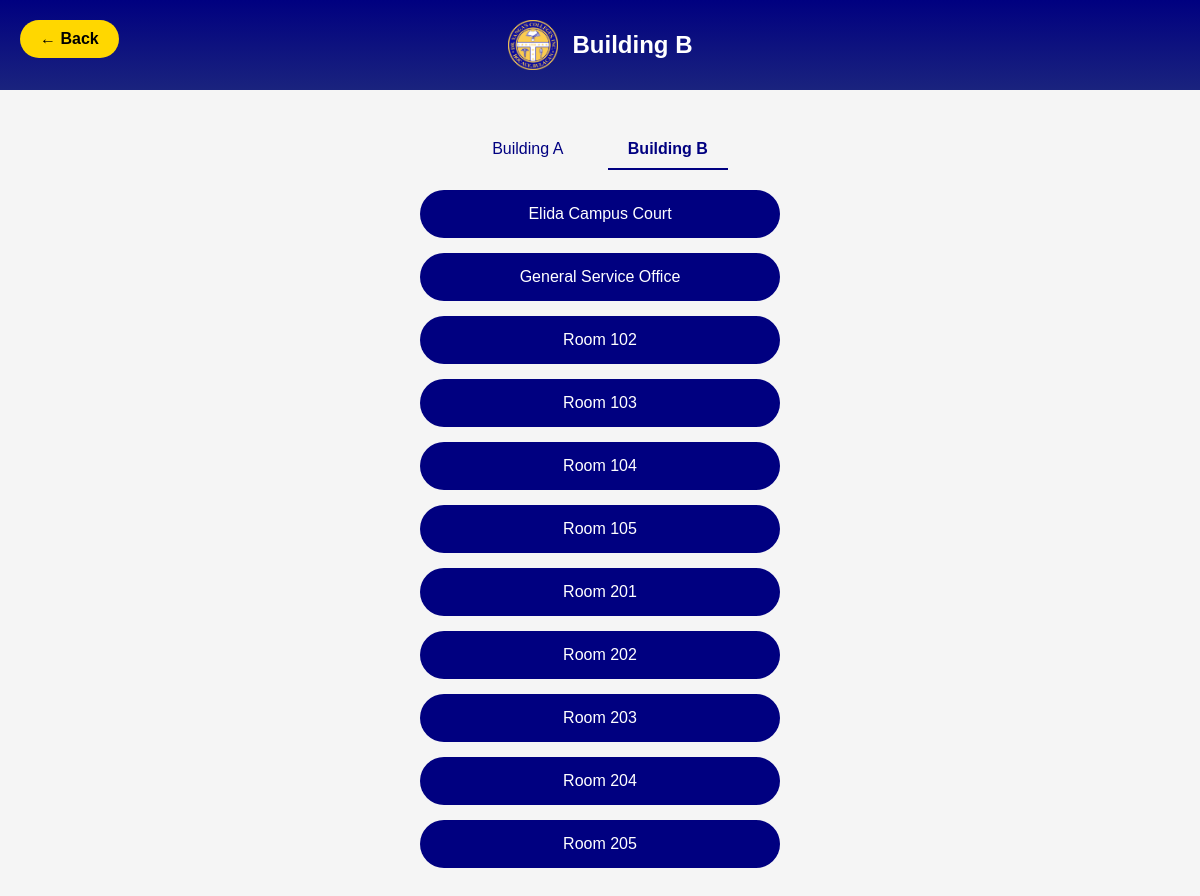
/view_buildings.php?building_id=2, run on the app's committed database.
### tables this page shows
CREATE TABLE IF NOT EXISTS buildings (
    id INT AUTO_INCREMENT PRIMARY KEY,
    name VARCHAR(100) NOT NULL,
    floor VARCHAR(50) NOT NULL,
    description TEXT,
    image_url VARCHAR(255),
    created_at TIMESTAMP DEFAULT CURRENT_TIMESTAMP
);

CREATE TABLE IF NOT EXISTS rooms (
    id INT AUTO_INCREMENT PRIMARY KEY,
    building_id INT,
    name VARCHAR(100) NOT NULL,
    description TEXT,
    image_url VARCHAR(255),
    created_at TIMESTAMP DEFAULT CURRENT_TIMESTAMP,
    FOREIGN KEY (building_id) REFERENCES buildings(id)
);

### view_buildings.php (the view, shortened to what this page needs)
<?php
require_once 'config/database.php';
try {
    $selected_building_id = isset($_GET['building_id']) ? $_GET['building_id'] : null;
    $stmt = $pdo->query("SELECT * FROM buildings ORDER BY name");
    $buildings = $stmt->fetchAll();
    if ($selected_building_id) {
        $stmt = $pdo->prepare("SELECT * FROM rooms WHERE building_id = ? ORDER BY name");
        $stmt->execute([$selected_building_id]);
        $rooms = $stmt->fetchAll();
        $stmt = $pdo->prepare("SELECT * FROM buildings WHERE id = ?");
        $stmt->execute([$selected_building_id]);
        $selected_building = $stmt->fetch();
    }
} catch (PDOException $e) {
    die("Error: " . $e->getMessage());
}
?>
<!DOCTYPE html>
<html lang="en">
<head>
</head>
<body>
    <a href="index.php" class="back-button">← Back</a>
    <div class="header">
        <img src="assets/images/dyci-logo.png" alt="DYCI Logo">
        <h1><?php echo isset($selected_building) ? htmlspecialchars($selected_building['name']) : 'Select Building'; ?></h1>
    </div>
    <div class="container">
        <div class="building-selector">
            <?php foreach ($buildings as $building): ?>
                <a href="?building_id=<?php echo $building['id']; ?>"
                   class="<?php echo $selected_building_id == $building['id'] ? 'active' : ''; ?>">
                    <?php echo htmlspecialchars($building['name']); ?>
                </a>
            <?php endforeach; ?>
        </div>
        <div class="room-list">
            <?php if (isset($rooms) && !empty($rooms)): ?>
                <?php foreach ($rooms as $room): ?>
                    <a href="view_room.php?id=<?php echo $room['id']; ?>" class="room-button">
                        <?php echo htmlspecialchars($room['name']); ?>
                    </a>
                <?php endforeach; ?>
            <?php else: ?>
                <p style="text-align: center; color: #666;">No rooms available for this building.</p>
            <?php endif; ?>
        </div>
    </div>
</body>
</html>

### view_buildings.php (style rules this page uses)
body { margin: 0; padding: 0; font-family: Arial, sans-serif; background: #f5f5f5; min-height: 100vh; }
.back-button { position: absolute; top: 20px; left: 20px; padding: 10px 20px; background: #FFD700; color: black; text-decoration: none; border-radius: 20px; font-weight: bold; }
.header { background: linear-gradient(to bottom, #000080, #1a237e); color: white; padding: 20px; text-align: center; display: flex; align-items: center; justify-content: center; gap: 15px; }
.header img { width: 50px; height: 50px; }
.header h1 { margin: 0; font-size: 24px; }
.container { max-width: 800px; margin: 20px auto; padding: 20px; }
.room-list { display: flex; flex-direction: column; gap: 15px; }
.room-button { background: #000080; color: white; padding: 15px 30px; border: none; border-radius: 25px; text-decoration: none; font-size: 16px; text-align: center; transition: background-color 0.2s; width: 100%; max-width: 300px; margin: 0 auto; cursor: pointer; }
.building-selector { margin-bottom: 20px; text-align: center; }
.building-selector a { display: inline-block; padding: 10px 20px; margin: 0 10px; text-decoration: none; color: #000080; border-bottom: 2px solid transparent; transition: border-color 0.2s; }
.building-selector a.active { border-bottom-color: #000080; font-weight: bold; }

### data on the page
buildings: name "Building B"
buildings: name "Building A"
rooms: name "Elida Campus Court"
rooms: name "General Service Office"
rooms: name "Room 102"
rooms: name "Room 103"
rooms: name "Room 104"
rooms: name "Room 105"
rooms: name "Room 201"
rooms: name "Room 202"
rooms: name "Room 203"
rooms: name "Room 204"
rooms: name "Room 205"
